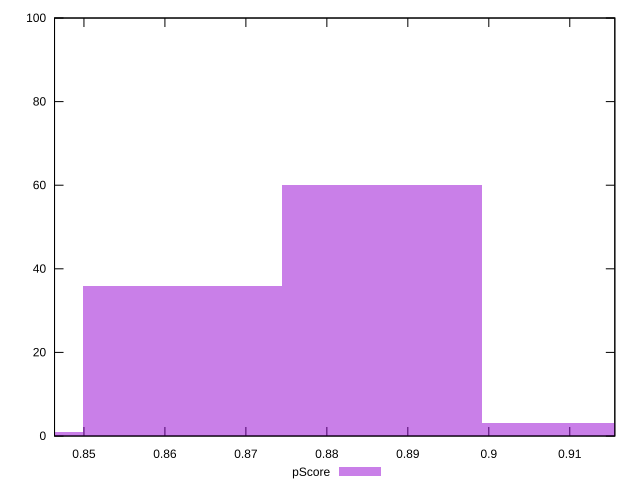

Here is the gnuplot script that generated this plot:
reset

$pScore <<EOF
0.8621938515752374 36
0.8868279616202442 60
0.911462071665251 3
0.8375597415302306 1
EOF

set key outside below
set boxwidth 0.024634110045006784
set xrange [0.8463675501571379:0.9155642138809735]
set yrange [0:100]
set trange [0:100]
set style fill transparent solid 0.5 noborder
set terminal svg size 640, 490 enhanced background rgb 'white'
set output "report_00022_2021-02-20T12:08:46.964Z/first-meaningful-paint/samples/pages+cached+noadtech/pScore/histogram.svg"

plot $pScore title "pScore" with boxes

reset
